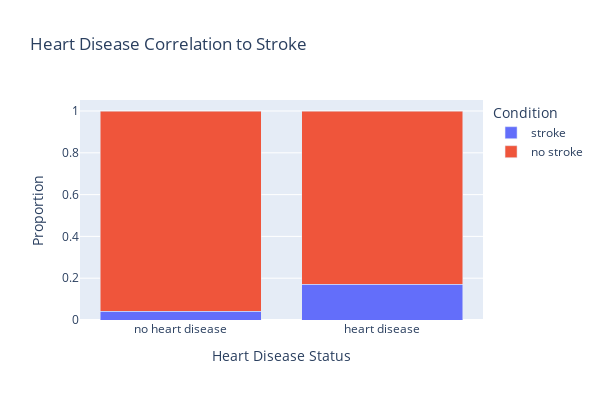

The cell this chart's notebook holds for it:
### Code cell
#making our proportion bar chart based off our heart dataframe

px.bar(heart, x="hd", y="Proportion",
             color='Condition', barmode='stack',
             height=400, width=600, labels={'hd':'Heart Disease Status'}, title="Heart Disease Correlation to Stroke")
#the chart shows that only 4% of the total people with no heart disease had a stroke compared to the people who do have 
#heart disease which is about 20% of the total

### Figure 1 — Plotly figure (JSON) as saved in the notebook; plotly's stock layout.template omitted (floating-point values rounded to 4 significant figures)
{"data": [{"alignmentgroup": "True", "hovertemplate": "Condition=stroke<br>Heart Disease Status=%{x}<br>Proportion=%{y}<extra></extra>", "legendgroup": "stroke", "marker": {"color": "#636efa", "pattern": {"shape": ""}}, "name": "stroke", "offsetgroup": "stroke", "orientation": "v", "showlegend": true, "textposition": "auto", "type": "bar", "x": ["no heart disease", "heart disease"], "xaxis": "x", "y": [0.0418, 0.1703], "yaxis": "y"}, {"alignmentgroup": "True", "hovertemplate": "Condition=no stroke<br>Heart Disease Status=%{x}<br>Proportion=%{y}<extra></extra>", "legendgroup": "no stroke", "marker": {"color": "#EF553B", "pattern": {"shape": ""}}, "name": "no stroke", "offsetgroup": "no stroke", "orientation": "v", "showlegend": true, "textposition": "auto", "type": "bar", "x": ["no heart disease", "heart disease"], "xaxis": "x", "y": [0.9582, 0.8297], "yaxis": "y"}], "layout": {"barmode": "stack", "height": 400, "legend": {"title": {"text": "Condition"}, "tracegroupgap": 0}, "title": {"text": "Heart Disease Correlation to Stroke"}, "width": 600, "xaxis": {"anchor": "y", "domain": [0, 1], "title": {"text": "Heart Disease Status"}}, "yaxis": {"anchor": "x", "domain": [0, 1], "title": {"text": "Proportion"}}}}
